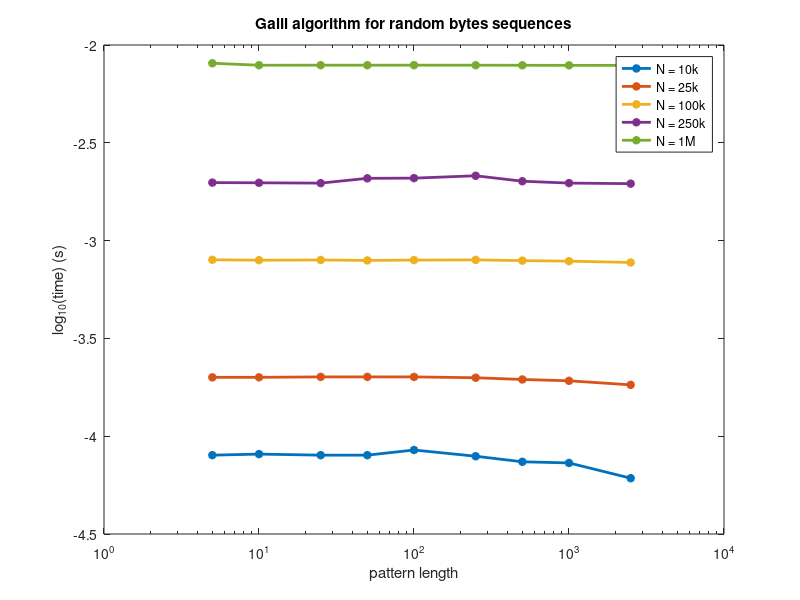

The MATLAB script that drew this image:
% Galil figure 1

M = [5,10,25,50,100,250,500,1000,2500];
y_10k = [0.000080,0.000081,0.000080,0.000080,0.000085,0.000079,0.000074,0.000073,0.000061];
y_25k = [0.000200,0.000200,0.000201,0.000201,0.000201,0.000199,0.000195,0.000192,0.000183];
y_100k = [0.000798,0.000794,0.000796,0.000792,0.000795,0.000797,0.000790,0.000785,0.000773];
y_250k = [0.001979,0.001975,0.001967,0.002082,0.002086,0.002145,0.002012,0.001968,0.001955];
y_1M = [0.008067,0.007882,0.007886,0.007885,0.007887,0.007884,0.007877,0.007870,0.007869];

figure;
semilogx(M,log10(y_10k),'-*',"linewidth",2);
hold on;
semilogx(M,log10(y_25k),'-*',"linewidth",2);
semilogx(M,log10(y_100k),'-*',"linewidth",2);
semilogx(M,log10(y_250k),'-*',"linewidth",2);
semilogx(M,log10(y_1M),'-*',"linewidth",2);
hold off;
title ("Galil algorithm for random bytes sequences");
legend({'N = 10k','N = 25k','N = 100k','N = 250k','N = 1M'},'Location','northeast')
xlabel("pattern length") 
ylabel("log_{10}(time) (s)")
